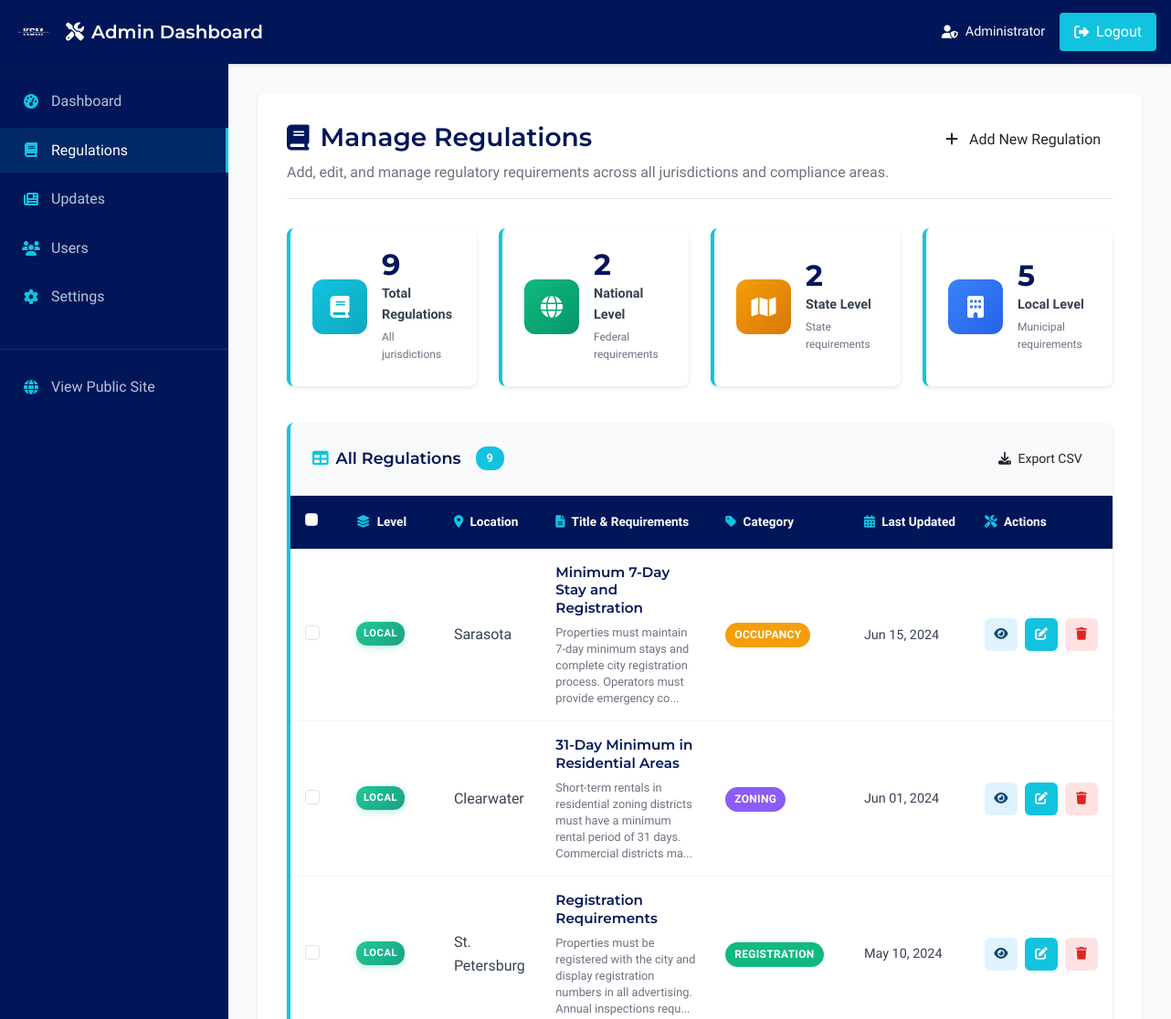
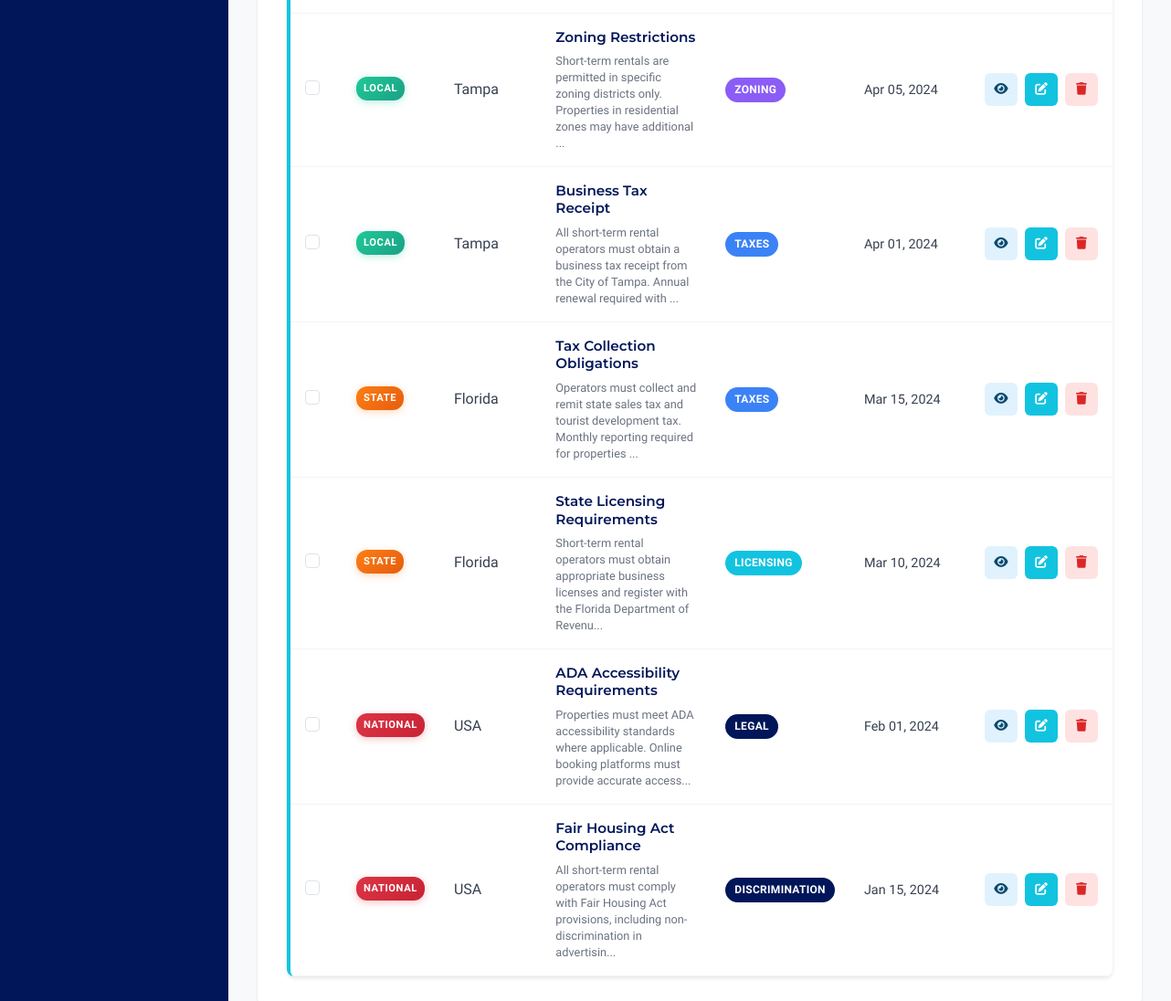
Screenshot of /admin/regulations (signed in) with the database file from the repository (2 pictures, top to bottom).
### models.py (models this page shows, shortened)
class Regulation(db.Model):
    id = db.Column(db.Integer, primary_key=True)
    jurisdiction_level = db.Column(db.String(50), nullable=False)  # National, State, Local
    location = db.Column(db.String(100), nullable=False)
    title = db.Column(db.String(200), nullable=False)
    key_requirements = db.Column(db.Text, nullable=False)
    last_updated = db.Column(db.Date, nullable=False)
    category = db.Column(db.String(50), nullable=False, default='Legal')  # Legal, Licensing, Taxes, Zoning, Occupancy, Registration, Discrimination
    compliance_level = db.Column(db.String(20), nullable=False, default='Mandatory')  # Mandatory, Recommended, Optional
    property_type = db.Column(db.String(50), nullable=False, default='Both')  # Residential, Commercial, Both
    effective_date = db.Column(db.Date, nullable=True)  # When regulation becomes effective
    expiry_date = db.Column(db.Date, nullable=True)  # When regulation expires (if applicable)
    keywords = db.Column(db.Text, nullable=True)  # Comma-separated keywords for better search
    created_at = db.Column(db.DateTime, default=datetime.utcnow)

### app/blueprints/admin.py (the view)
@admin_bp.route('/regulations')
@require_admin_login
@log_admin_action('regulations_management')
def manage_regulations():
    try:
        start_time = time.time()
        regulations = Regulation.query.order_by(Regulation.last_updated.desc()).all()
        load_time = time.time() - start_time
        logger.info(f"Successfully loaded {len(regulations)} regulations for admin management in {load_time:.3f}s")
        if load_time > 1.0:
            performance_logger.warning(f"Slow regulation loading - Duration: {load_time:.3f}s | Count: {len(regulations)}")
        return render_template('admin/manage_regulations.html', regulations=regulations)
    except Exception as e:
        logger.error(f"Error in manage_regulations: {str(e)}", exc_info=True)
        flash(f"Error loading regulations: {str(e)}", 'error')
        return redirect(url_for('admin.dashboard'))

### templates/admin/manage_regulations.html (shortened to what this page needs)
{% extends "admin/admin_base.html" %}
{% block content %}
<div class="admin-content">
    <div class="admin-page-header">
        <div class="d-flex justify-content-between align-items-start">
            <div>
                <h1 class="admin-page-title">
                    <i class="fas fa-book"></i>
                    Manage Regulations
                </h1>
                <p class="admin-page-subtitle">Add, edit, and manage regulatory requirements across all jurisdictions and compliance areas.</p>
            </div>
            <div class="admin-header-actions">
                <a href="{{ url_for('admin.new_regulation') }}" class="btn btn-admin-primary">
                    <i class="fas fa-plus me-2"></i>
                    Add New Regulation
                </a>
            </div>
        </div>
    </div>
    {% if regulations %}
    <div class="row mb-4">
        <div class="col-xl-3 col-md-6 mb-3">
            <div class="admin-regulation-stat-card">
                <div class="regulation-stat-icon">
                    <i class="fas fa-book"></i>
                </div>
                <div class="regulation-stat-content">
                    <div class="regulation-stat-number">{{ regulations | length }}</div>
                    <div class="regulation-stat-label">Total Regulations</div>
                    <div class="regulation-stat-desc">All jurisdictions</div>
                </div>
            </div>
        </div>
        <div class="col-xl-3 col-md-6 mb-3">
            <div class="admin-regulation-stat-card">
                <div class="regulation-stat-icon national">
                    <i class="fas fa-globe"></i>
                </div>
                <div class="regulation-stat-content">
                    <div class="regulation-stat-number">
                        {{ regulations | selectattr('jurisdiction_level', 'equalto', 'National') | list | length }}
                    </div>
                    <div class="regulation-stat-label">National Level</div>
                    <div class="regulation-stat-desc">Federal requirements</div>
                </div>
            </div>
        </div>
        <div class="col-xl-3 col-md-6 mb-3">
            <div class="admin-regulation-stat-card">
                <div class="regulation-stat-icon state">
                    <i class="fas fa-map"></i>
                </div>
                <div class="regulation-stat-content">
                    <div class="regulation-stat-number">
                        {{ regulations | selectattr('jurisdiction_level', 'equalto', 'State') | list | length }}
                    </div>
                    <div class="regulation-stat-label">State Level</div>
                    <div class="regulation-stat-desc">State requirements</div>
                </div>
            </div>
        </div>
        <div class="col-xl-3 col-md-6 mb-3">
            <div class="admin-regulation-stat-card">
                <div class="regulation-stat-icon local">
                    <i class="fas fa-building"></i>
                </div>
                <div class="regulation-stat-content">
                    <div class="regulation-stat-number">
                        {{ regulations | selectattr('jurisdiction_level', 'equalto', 'Local') | list | length }}
                    </div>
                    <div class="regulation-stat-label">Local Level</div>
                    <div class="regulation-stat-desc">Municipal requirements</div>
                </div>
            </div>
        </div>
    </div>
    <div class="admin-regulations-table-card">
        <div class="regulations-table-header">
            <div class="table-header-content">
                <h5 class="regulations-table-title">
                    <i class="fas fa-table"></i>
                    All Regulations
                    <span class="regulations-count-badge">{{ regulations | length }}</span>
                </h5>
                <div class="table-actions">
                    <button class="btn btn-admin-secondary btn-sm" onclick="exportToCSV()">
                        <i class="fas fa-download me-1"></i>
                        Export CSV
                    </button>
                </div>
            </div>
        </div>
        <div class="regulations-table-body">
            <div class="table-responsive">
                <table class="admin-regulations-table" id="regulationsTable">
                    <thead>
                        <tr>
                            <th class="level-column">
                                <i class="fas fa-layer-group me-1"></i>
                                Level
                            </th>
                            <th class="location-column">
                                <i class="fas fa-map-marker-alt me-1"></i>
                                Location
                            </th>
                            <th class="title-column">
                                <i class="fas fa-file-alt me-1"></i>
                                Title & Requirements
                            </th>
                            <th class="category-column">
                                <i class="fas fa-tag me-1"></i>
                                Category
                            </th>
                            <th class="updated-column">
                                <i class="fas fa-calendar-alt me-1"></i>
                                Last Updated
                            </th>
                            <th class="actions-column">
                                <i class="fas fa-tools me-1"></i>
                                Actions
                            </th>
                        </tr>
                    </thead>
                    <tbody>
                        {% for regulation in regulations %}
                        <tr class="regulation-table-row" data-item-id="{{ regulation.id }}">
                            <td class="level-cell">
                                <span class="jurisdiction-badge
                                    {% if regulation.jurisdiction_level == 'National' %}jurisdiction-national
                                    {% elif regulation.jurisdiction_level == 'State' %}jurisdiction-state
                                    {% else %}jurisdiction-local{% endif %}">
                                    {{ regulation.jurisdiction_level }}
                                </span>
                            </td>
                            <td class="location-cell">
                                <div class="regulation-location">{{ regulation.location }}</div>
                            </td>
                            <td class="title-cell">
                                <div class="regulation-title-text">{{ regulation.title }}</div>
                                <div class="regulation-requirements-preview">
                                    {{ regulation.key_requirements[:120] }}{% if regulation.key_requirements|length > 120 %}...{% endif %}
                                </div>
                            </td>
                            <td class="category-cell">
                                <span class="category-tag
                                    {% if regulation.category == 'Legal' %}tag-legal
                                    {% elif regulation.category == 'Licensing' %}tag-licensing
                                    {% elif regulation.category == 'Taxes' %}tag-taxes
                                    {% elif regulation.category == 'Zoning' %}tag-zoning
                                    {% elif regulation.category == 'Occupancy' %}tag-occupancy
                                    {% elif regulation.category == 'Registration' %}tag-registration
                                    {% elif regulation.category == 'Discrimination' %}tag-discrimination
                                    {% else %}tag-default{% endif %}">
                                    {{ regulation.category }}
                                </span>
                            </td>
                            <td class="updated-cell">
                                <div class="regulation-update-date">
                                    {% if regulation.last_updated %}
                                        {{ regulation.last_updated.strftime('%b %d, %Y') }}
                                    {% else %}
                                        Not specified
                                    {% endif %}
                                </div>
                            </td>
                            <td class="actions-cell">
                                <div class="regulation-actions">
                                    <a href="{{ url_for('main.regulation_detail', id=regulation.id) }}"
                                       class="action-btn view-btn"
                                       title="View Details">
                                        <i class="fas fa-eye"></i>
                                    </a>
                                    <a href="{{ url_for('admin.edit_regulation', id=regulation.id) }}"
                                       class="action-btn edit-btn"
                                       title="Edit Regulation">
                                        <i class="fas fa-edit"></i>
                                    </a>
                                    <button type="button"
                                            class="action-btn delete-btn"
                                            title="Delete Regulation"
                                            data-regulation-id="{{ regulation.id }}"
                                            data-regulation-title="{{ regulation.title }}"
                                            onclick="deleteRegulation(this)">
                                        <i class="fas fa-trash"></i>
                                    </button>
                                </div>
                            </td>
                        </tr>
                        {% endfor %}
                    </tbody>
                </table>
            </div>
        </div>
    </div>
    {% endif %}
</div>
{% endblock %}

### rows the page displays
Regulation: jurisdiction_level "LOCAL", location "Sarasota", title "Minimum 7-Day Stay and Registration", key_requirements "Properties must maintain 7-day minimum stays and complete city registration process. Operators must provide emergency co", category "OCCUPANCY", last_updated "Jun 15, 2024"
Regulation: jurisdiction_level "LOCAL", location "Clearwater", title "31-Day Minimum in Residential Areas", key_requirements "Short-term rentals in residential zoning districts must have a minimum rental period of 31 days. Commercial districts ma", category "ZONING", last_updated "Jun 01, 2024"
Regulation: jurisdiction_level "LOCAL", location "St. Petersburg", title "Registration Requirements", key_requirements "Properties must be registered with the city and display registration numbers in all advertising. Annual inspections requ", category "REGISTRATION", last_updated "May 10, 2024"
Regulation: jurisdiction_level "LOCAL", location "Tampa", title "Zoning Restrictions", key_requirements "Short-term rentals are permitted in specific zoning districts only. Properties in residential zones may have additional", category "ZONING", last_updated "Apr 05, 2024"
Regulation: jurisdiction_level "LOCAL", location "Tampa", title "Business Tax Receipt", key_requirements "All short-term rental operators must obtain a business tax receipt from the City of Tampa. Annual renewal required with", category "TAXES", last_updated "Apr 01, 2024"
Regulation: jurisdiction_level "STATE", location "Florida", title "Tax Collection Obligations", key_requirements "Operators must collect and remit state sales tax and tourist development tax. Monthly reporting required for properties", category "TAXES", last_updated "Mar 15, 2024"
Regulation: jurisdiction_level "STATE", location "Florida", title "State Licensing Requirements", key_requirements "Short-term rental operators must obtain appropriate business licenses and register with the Florida Department of Revenu", category "LICENSING", last_updated "Mar 10, 2024"
Regulation: jurisdiction_level "NATIONAL", location "USA", title "ADA Accessibility Requirements", key_requirements "Properties must meet ADA accessibility standards where applicable. Online booking platforms must provide accurate access", category "LEGAL", last_updated "Feb 01, 2024"
Regulation: jurisdiction_level "NATIONAL", location "USA", title "Fair Housing Act Compliance", key_requirements "All short-term rental operators must comply with Fair Housing Act provisions, including non-discrimination in advertisin", category "DISCRIMINATION", last_updated "Jan 15, 2024"

### other values shown
{{ regulations | length }} "9"
